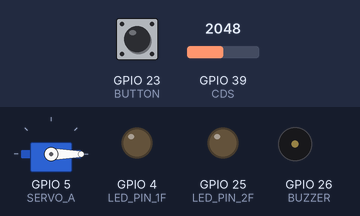
The sketch below on a simulated ESP32. Shown: servo, output pins drawn as LEDs (lit = HIGH), buzzer (waves = sounding). The test bench sets the inputs (shaded band); at power-on: GPIO 23 (BUTTON) LOW, GPIO 39 (CDS) = 2048.

Above: at 1.3 s.
1.4 s: GPIO 23 (BUTTON) pulled HIGH for 0.3 s
At 3.4 s:
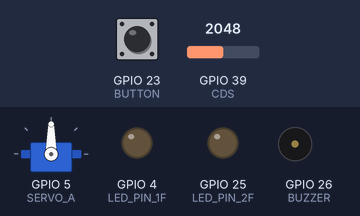
4.7 s: GPIO 39 (CDS) set to 208
7.7 s: GPIO 39 (CDS) set to 187
At 8.5 s:
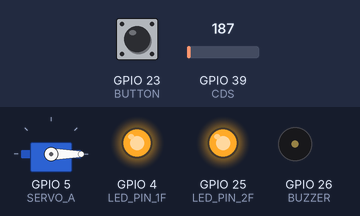
9.6 s: GPIO 23 (BUTTON) pulled HIGH for 1 s
At 12.0 s:
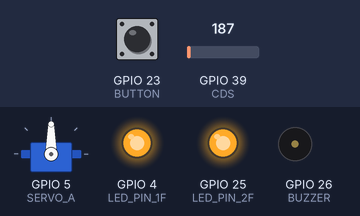
13.6 s: GPIO 23 (BUTTON) pulled HIGH for 3.2 s
At 15.5 s:
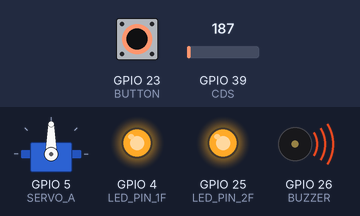
18.3 s: GPIO 39 (CDS) set to 491
At 20.9 s:
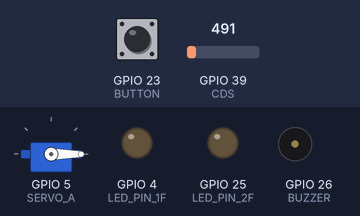
Timing chart, 0 to 22.1 s (numbered marks = the images above; inputs shaded):
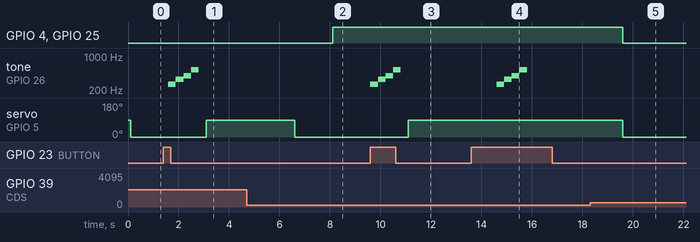

Measured:
- the behaviour switches between 200 and 199 on GPIO 39 (CDS) (found by bisection; images 1 and 2)
- after the input at 1.4 s, tone on GPIO 26 (BUZZER): plays 262 Hz for 0.30 s, 330 Hz for 0.30 s, 392 Hz for 0.30 s, 523 Hz for 0.30 s, starting after 0.20 s; servo on GPIO 5 (SERVO_A): 0° → 90° after 1.7 s
- after the input at 7.7 s, GPIO 4 (LED_PIN_1F), GPIO 25 (LED_PIN_2F): LOW → HIGH after 0.40 s
- after the input at 9.6 s, tone on GPIO 26 (BUZZER): plays 262 Hz for 0.30 s, 330 Hz for 0.30 s, 392 Hz for 0.30 s, 523 Hz for 0.30 s, starting at once; servo on GPIO 5 (SERVO_A): 0° → 90° after 1.5 s
- after the input at 13.6 s, tone on GPIO 26 (BUZZER): plays 262 Hz for 0.30 s, 330 Hz for 0.30 s, 392 Hz for 0.30 s, 523 Hz for 0.30 s, starting after 1.0 s; servo on GPIO 5 (SERVO_A): stays 90° (without the input it goes to 0° after 1.0 s)
- after the input at 18.3 s, GPIO 4 (LED_PIN_1F), GPIO 25 (LED_PIN_2F): HIGH → LOW after 1.3 s

The sketch:

02.smart_home_led_control.ino
```cpp
#include <ESP32Servo.h>
Servo myservo;
#define SERVO_A 5
#define BUZZER 26
#define BUTTON 23
bool door_state;

// (2) 층별 LED제어 하기
// ******************************************
#define LED_PIN_1F 4
#define LED_PIN_2F 25
#define CDS 39
bool led_state_1f, led_state_2f;
bool night = true;
// ******************************************

void setup() {
  Serial.begin(9600);
	myservo.attach(SERVO_A);
  delay(100);
  myservo.write(0);
  pinMode(BUTTON, INPUT);
  pinMode(BUZZER, OUTPUT);

  // (2) 층별 LED제어 하기
  // ******************************************
  pinMode(LED_PIN_1F, OUTPUT);
  pinMode(LED_PIN_2F, OUTPUT);
  // ******************************************
}

void loop() {
  // (2) 층별 LED제어 하기
  // ******************************************
  floorLedControl();
  // ******************************************
  doorControl();
  delay(500);
}

// (2) 층별 LED제어 하기
// ******************************************
void floorLedControl(){
  if(analogRead(CDS) < 200 && night==true){
    led_state_1f = true;
    led_state_2f = true;
    night = false;
  }

  if(analogRead(CDS) >= 200 && night==false){
    led_state_1f = false;
    led_state_2f = false;
    night = true;
  }


  if(led_state_1f){
    digitalWrite(LED_PIN_1F, HIGH);
  }else{
    digitalWrite(LED_PIN_1F, LOW);
  }

  if(led_state_2f){
    digitalWrite(LED_PIN_2F, HIGH);
  }else{
    digitalWrite(LED_PIN_2F, LOW);
  }
}
// ******************************************

void doorControl(){
  if(digitalRead(BUTTON)){
    playDoorBell();
    delay(300);
    door_state = true;
  }

  if(door_state){
    myservo.attach(SERVO_A);
    myservo.write(90);
    delay(3000);
    door_state = false;
  }else{
    myservo.write(0);
  }
}

void playDoorBell() {
  int melody[] = { 262, 330, 392, 523 }; // 도, 미, 솔, 높은 도
  int noteDuration = 300; // 각 음의 지속 시간

  for (int thisNote = 0; thisNote < 4; thisNote++) {
    tone(BUZZER, melody[thisNote], noteDuration);
    delay(noteDuration);  // 음이 끝난 후 약간의 지연을 추가
  }
  noTone(BUZZER); // 벨 소리 끝내기
}
```
